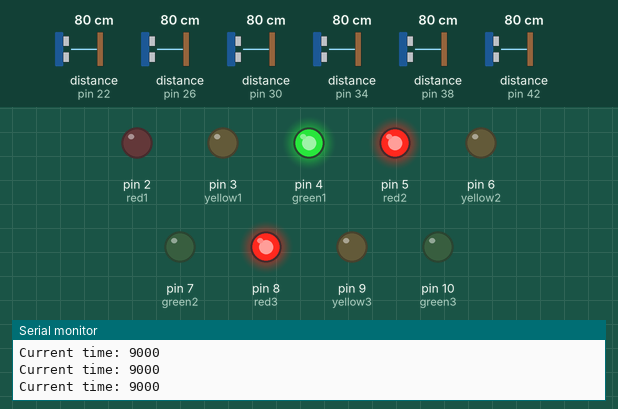
Recording of a sketch running on a simulated Arduino Mega 2560, built with avr-gcc and run on an emulated ATmega2560. Shown: output pins drawn as LEDs (lit = HIGH), the last lines printed to the serial monitor. Wiring (inferred from the names in the program): 6 × ultrasonic range finder: trigger pin 23, echo pin 22 / trigger pin 27, echo pin 26 / trigger pin 31, echo pin 30 / trigger pin 35, echo pin 34 / trigger pin 39, echo pin 38 / trigger pin 43, echo pin 42. The test bench sets the inputs (shaded band); at power-on: distance to the obstacle (sensors on pin 22, pin 26, pin 30, pin 42, pin 34, pin 38) 80 cm. The echo pulse lasts 58.3 µs per cm; pins used as bus, display or sensor lines are not drawn.

Above: at 1.2 s.
1.3 s: distance to the obstacle (sensor on pin 22) set to 4 cm
4.3 s: distance to the obstacle (sensor on pin 26) set to 2 cm
At 10.0 s:
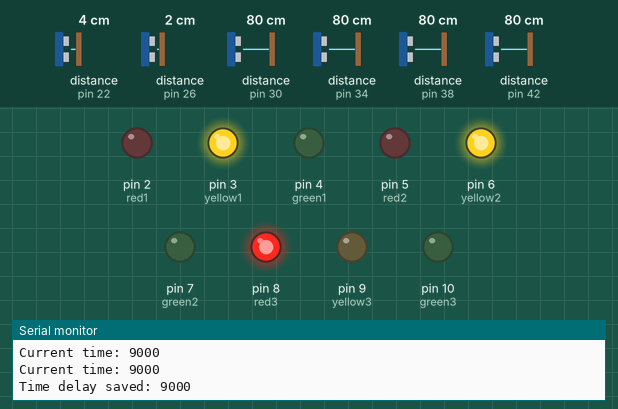
10.3 s: distance to the obstacle (sensor on pin 30) set to 2 cm
At 12.3 s:
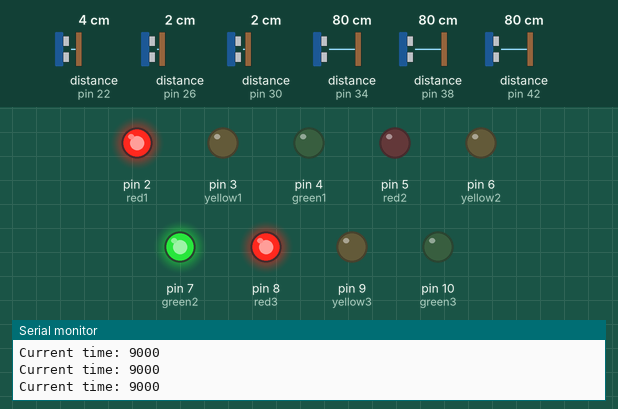
13.3 s: distance to the obstacle (sensor on pin 42) set to 250 cm
16.3 s: distance to the obstacle (sensor on pin 34) set to 4 cm
Timing chart, 0 to 19.3 s (numbered marks = the images above; inputs shaded):
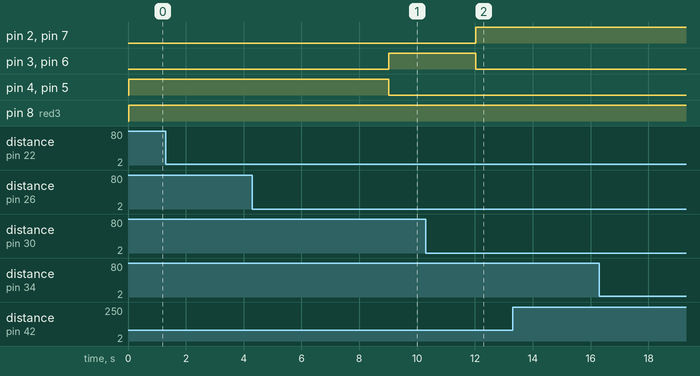

The sketch:

Project_Adaptive-Traffic-Lights.ino
```cpp
/*
Adaptive 3-way Traffic Light Control System
*/
int state=1;
//traffic light 1
int red1 = 2;
int yellow1 = 3;
int green1 = 4;
//traffic light 2
int red2 = 5;
int yellow2 = 6;
int green2 = 7;
//traffic light 3
int red3 = 8;
int yellow3 = 9;
int green3 = 10;
//ultra tl1.1
int echo11 = 22;
int trig11 = 23;
//ultra tl1.2
int echo12 = 26;
int trig12 = 27;
//ultra tl2.1
int echo21 = 30;
int trig21 = 31;
//ultra tl2.2
int echo22 = 34;
int trig22 = 35;
//ultra tl3.1
int echo31 = 38;
int trig31 = 39;
//ultra tl3.2
int echo32 = 42;
int trig32 = 43;
//times 3 sec
unsigned long state_time = 0;
unsigned long delay_state3 = 3000;
//times 15 sec
unsigned long delay_state9 = 9000;
//times saved
unsigned long delay_save = 0;
//range ultrasonic
long durationindigit11, range11;
long durationindigit12, range12;
long durationindigit21, range21;
long durationindigit22, range22;
long durationindigit31, range31;
long durationindigit32, range32;

void state_1();
void state_2();
void state_3();
void state_4();
void state_5();
void state_6();

void setup() {
  Serial.begin(9600);
  //traffic light
  pinMode(red1, OUTPUT);
  pinMode(yellow1, OUTPUT);
  pinMode(green1, OUTPUT);
  pinMode(red2, OUTPUT);
  pinMode(yellow2, OUTPUT);
  pinMode(green2, OUTPUT);
  pinMode(red3, OUTPUT);
  pinMode(yellow3, OUTPUT);
  pinMode(green3, OUTPUT);
  //ultasonic
  pinMode(echo11, INPUT);
  pinMode(trig11, OUTPUT);
  pinMode(echo12, INPUT);
  pinMode(trig12, OUTPUT);
  pinMode(echo21, INPUT);
  pinMode(trig21, OUTPUT);
  pinMode(echo22, INPUT);
  pinMode(trig22, OUTPUT);
  pinMode(echo31, INPUT);
  pinMode(trig31, OUTPUT);
  pinMode(echo32, INPUT);
  pinMode(trig32, OUTPUT);
}

void loop() {
  //config range ultrasonic
  //ultrasonic 1.1
  digitalWrite(trig11, LOW);
  delayMicroseconds(2);
  digitalWrite(trig11, HIGH);
  delayMicroseconds(10);
  digitalWrite(trig11, LOW);
  durationindigit11 = pulseIn(echo11, HIGH);
  range11 = (durationindigit11 * 0.034) / 2;
  //ultrasonic 1.2
  digitalWrite(trig12, LOW);
  delayMicroseconds(2);
  digitalWrite(trig12, HIGH);
  delayMicroseconds(10);
  digitalWrite(trig12, LOW);
  durationindigit12 = pulseIn(echo12, HIGH);
  range12 = (durationindigit12 * 0.034) / 2;
  //ultrasonic 2.1
  digitalWrite(trig21, LOW);
  delayMicroseconds(2);
  digitalWrite(trig21, HIGH);
  delayMicroseconds(10);
  digitalWrite(trig21, LOW);
  durationindigit21 = pulseIn(echo21, HIGH);
  range21 = (durationindigit21 * 0.034) / 2;
  //ultrasonic 2.2
  digitalWrite(trig22, LOW);
  delayMicroseconds(2);
  digitalWrite(trig22, HIGH);
  delayMicroseconds(10);
  digitalWrite(trig22, LOW);
  durationindigit22 = pulseIn(echo22, HIGH);
  range22 = (durationindigit22 * 0.034) / 2;
  //ultrasonic 3.1
  digitalWrite(trig31, LOW);
  delayMicroseconds(2);
  digitalWrite(trig31, HIGH);
  delayMicroseconds(10);
  digitalWrite(trig31, LOW);
  durationindigit31 = pulseIn(echo31, HIGH);
  range31 = (durationindigit31 * 0.034) / 2;
  //ultrasonic 3.2
  digitalWrite(trig32, LOW);
  delayMicroseconds(2);
  digitalWrite(trig32, HIGH);
  delayMicroseconds(10);
  digitalWrite(trig32, LOW);
  durationindigit32 = pulseIn(echo32, HIGH);
  range32 = (durationindigit32 * 0.034) / 2;
  //state
  switch(state){
  //state 1 (tl1,tl2,tl3)
  //green red red
  case 1:
    state_1();
    Serial.println("Current time: " + String(delay_state9));
    if((millis()-state_time) < delay_state9-1000){
      if(range21 <= 5){
        if(range22 <= 5){
          Serial.println(delay_save);
          //delay 3 second
          delay_save = 15000;
      }
        else if(range22 > 5){
          delay_save = 12000;
        }
      }
      else{
        delay_save = 9000;
      }
    }
    else if((millis()-state_time) > delay_state9){
      state = 2;
      Serial.println("Time delay saved: " + String(delay_save));
      delay_state9 = delay_save;
      state_time = millis();
    }
    break;
  //state 2 (tl1,tl2,tl3)
  //yellow yellow red
  case 2:
    state_2();
    if((millis()-state_time) > delay_state3){
      state = 3;
      state_time = millis();
    }
    break;
  //state 3 (tl1,tl2,tl3)
  //red green red
  case 3:
    state_3();
    Serial.println("Current time: " + String(delay_state9));
    if((millis()-state_time) < delay_state9-1000){
      if(range31 <= 5){
        if(range32 <= 5){
          Serial.println(delay_save);
          //delay 3 second
          delay_save = 15000;
      }
        else if(range32 > 5){
          delay_save = 12000;
        }
      }
      else{
        delay_save = 9000;
      }
    }
    else if((millis()-state_time) > delay_state9){
      state = 2;
      Serial.println("Time delay saved: " + String(delay_save));
      delay_state9 = delay_save;
      state_time = millis();
    }
    break;
  //state 4 (tl1,tl2,tl3)
  //red yellow yellow
  case 4:
    state_4();
    if((millis()-state_time) > delay_state3){
      state = 5;
      state_time = millis();
    }
    break;
  //state 5 (tl1,tl2,tl3)
  //red red green
  case 5:
    state_5();
    Serial.println("Current time: " + String(delay_state9));
    if((millis()-state_time) < delay_state9-1000){
      if(range11 <= 5){
        if(range12 <= 5){
          Serial.println(delay_save);
          //delay 3 second
          delay_save = 15000;
      }
        else if(range12 > 5){
          delay_save = 12000;
        }
      }
      else{
        delay_save = 9000;
      }
    }
    else if((millis()-state_time) > delay_state9){
      state = 2;
      Serial.println("Time delay saved: " + String(delay_save));
      delay_state9 = delay_save;
      state_time = millis();
    }
    break;
  //state 6 (tl1,tl2,tl3)
  //yellow red yellow
  case 6:
    state_3();
    if((millis()-state_time) > delay_state3){
      state = 1;
      state_time = millis();
    }
    break;
  }
}

//state 1 (tl1,tl2,tl3)
//green red red
void state_1(){
  digitalWrite(red1, LOW);
  digitalWrite(red2, HIGH);
  digitalWrite(red3, HIGH);
  digitalWrite(yellow1, LOW);
  digitalWrite(yellow2, LOW);
  digitalWrite(yellow3, LOW);
  digitalWrite(green1, HIGH);
  digitalWrite(green2, LOW);
  digitalWrite(green3, LOW);
}
//state 2 (tl1,tl2,tl3)
//yellow yellow red
void state_2(){
  digitalWrite(red1, LOW);
  digitalWrite(red2, LOW);
  digitalWrite(red3, HIGH);
  digitalWrite(yellow1, HIGH);
  digitalWrite(yellow2, HIGH);
  digitalWrite(yellow3, LOW);
  digitalWrite(green1, LOW);
  digitalWrite(green2, LOW);
  digitalWrite(green3, LOW);
}
//state 3 (tl1,tl2,tl3)
//red green red
void state_3(){
  digitalWrite(red1, HIGH);
  digitalWrite(red2, LOW);
  digitalWrite(red3, HIGH);
  digitalWrite(yellow1, LOW);
  digitalWrite(yellow2, LOW);
  digitalWrite(yellow3, LOW);
  digitalWrite(green1, LOW);
  digitalWrite(green2, HIGH);
  digitalWrite(green3, LOW);
}
//state 4 (tl1,tl2,tl3)
//red yellow yellow
void state_4(){
  digitalWrite(red1, HIGH);
  digitalWrite(red2, LOW);
  digitalWrite(red3, LOW);
  digitalWrite(yellow1, LOW);
  digitalWrite(yellow2, HIGH);
  digitalWrite(yellow3, HIGH);
  digitalWrite(green1, LOW);
  digitalWrite(green2, LOW);
  digitalWrite(green3, LOW);
}
//state 5 (tl1,tl2,tl3)
//red red green
void state_5(){
  digitalWrite(red1, HIGH);
  digitalWrite(red2, HIGH);
  digitalWrite(red3, LOW);
  digitalWrite(yellow1, LOW);
  digitalWrite(yellow2, LOW);
  digitalWrite(yellow3, LOW);
  digitalWrite(green1, LOW);
  digitalWrite(green2, LOW);
  digitalWrite(green3, HIGH);
}
//state 6 (tl1,tl2,tl3)
//yellow red yellow
void state_6(){
  digitalWrite(red1, LOW);
  digitalWrite(red2, HIGH);
  digitalWrite(red3, LOW);
  digitalWrite(yellow1, HIGH);
  digitalWrite(yellow2, LOW);
  digitalWrite(yellow3, HIGH);
  digitalWrite(green1, LOW);
  digitalWrite(green2, LOW);
  digitalWrite(green3, LOW);
}
```
